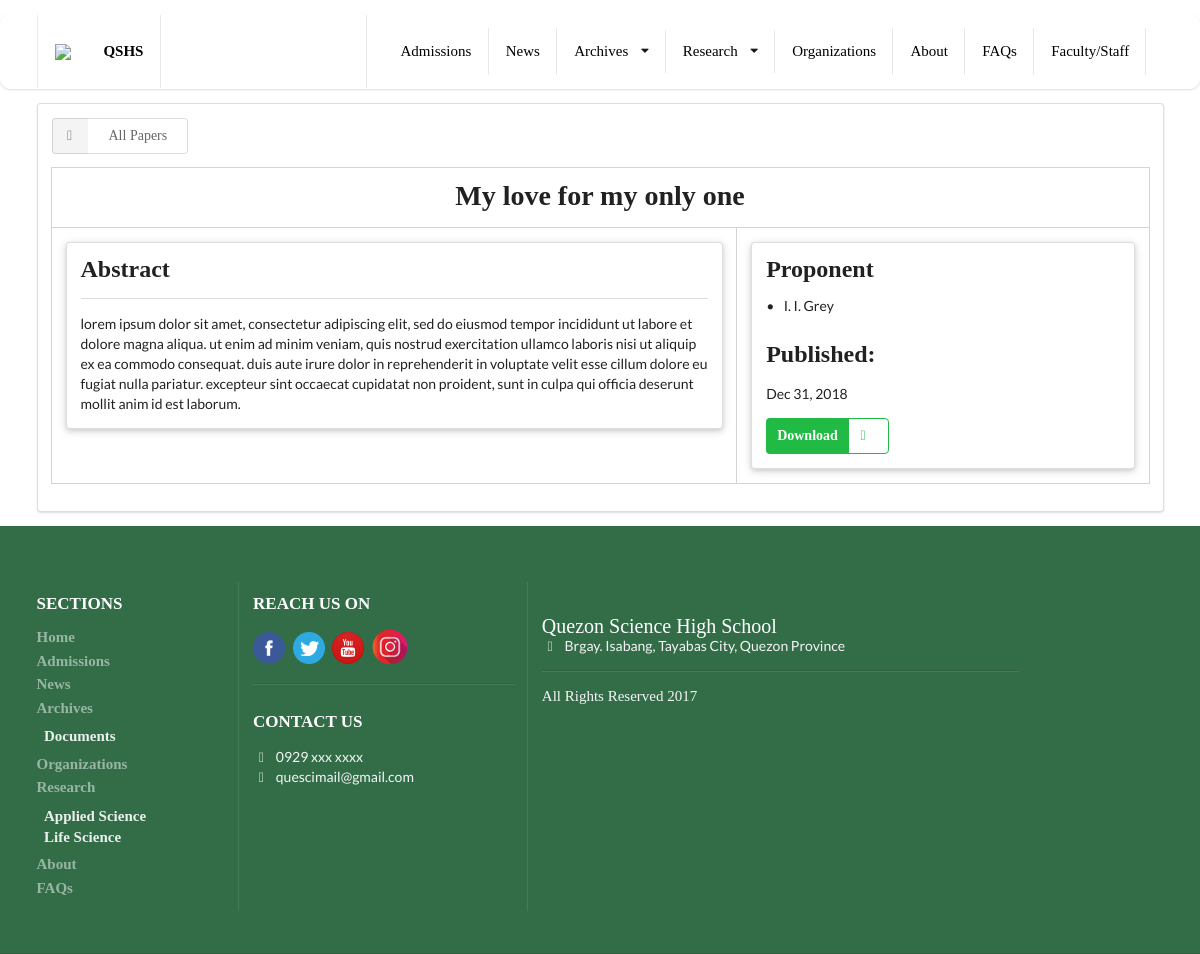
The page /life_science/details/2 on the database its author committed.
### staff/models.py (models this page shows, shortened)
class ResearchPaper(models.Model):
    CATEGORY_CHOICES = (
        ("Applied", "Applied Science"),
        ("Life", "Life Science")
    )
    Applied = "Applied"
    Life = "Life"
    title = models.TextField()
    abstract = models.TextField()
    published_date = models.DateTimeField(default=timezone.now)
    file = models.FileField(upload_to="research_papers/{}".format(str(title).lower()), validators=[FileExtensionValidator(['pdf'])],)
    category = models.CharField(choices=CATEGORY_CHOICES, max_length=50, default=None, blank=True, null=True)

class ResearchProponent(models.Model):
    research = models.ForeignKey(ResearchPaper, on_delete=models.CASCADE, related_name="proponents")
    first_name = models.CharField(max_length=100)
    middle_name = models.CharField(max_length=100)
    last_name = models.CharField(max_length=100)

### main/views.py (the view)
# urls.py: path('life_science/details/<int:pk>', views.LifeDetailView.as_view(),name="life_science_detail"),
class LifeDetailView(DetailView):
    template_name = 'main/lifeScience_detail.html'
    model = ResearchPaper
    context_object_name = "life_science_research"
    pk_url_kwarg = "pk"

### templates/main/lifeScience_detail.html (shortened to what this page needs)
{% extends 'base_2.html'%}
{% block main_content %}
  <div class="ui container segment">
    <a href="{% url 'main:life_science' %}" class="ui basic icon labeled button"><i class="ui angle double left icon"></i>All Papers</a>
    <div class="ui stackable celled grid">
      <div class="center aligned row">
        <div class="column">
          <h1 class="ui header">
            {{ object.title }}
          </h1>
        </div>
      </div>
      <div class="row">
        <div class="ten wide computer left floated sixteen wide tablet column">
          <div class="ui raised segment">
            <h2 class="ui header">Abstract</h2>
            <div class="ui divider"></div>
            {{ object.abstract }}
          </div>
        </div>
        <div class="six wide computer rigt floated sixteen wide tablet column">
          <div class="ui raised segment">
            <h2 class="ui header">Proponent{{ objects.proponents.all|pluralize}}</h2>
            <ul class="ui list">
              {% for proponent in object.proponents.all %}
              <li class="ui item">{{ proponent.first_name|slice:"1"}}. {{ proponent.middle_name|slice:"1" }}. {{proponent.last_name }}</li>
              {% endfor %}
            </ul>
            <h2 class="ui header">Published: </h2>
            <p class="ui description">{{ object.published_date|date:"M d, Y"}}</p>
            <div class="ui labeled button">
              <a href="{{ object.file.url }}" class="ui green icon button">Download</a>
              <div class="ui basic green label">
                <i class="ui download icon"></i>
              </div>
            </div>
          </div>
        </div>
      </div>
    </div>
  </div>
{% endblock %}

### static/css/index.css (style rules this page uses)
.ui.header { font-family: Code Bold; }
.ui.button { font-family: Code Bold; font-weight: bold; }

### rows shown on the page
ResearchPaper: title "My love for my only one", abstract "lorem ipsum dolor sit amet, consectetur adipiscing elit, sed do eiusmod tempor incididunt ut labore et dolore magna aliqua. ut enim ad minim veniam, quis nostrud exercitation ullamco laboris nisi ut aliquip ex ea commodo consequat. duis aute irure dolor in reprehenderit in voluptate velit esse cillum dolore eu fugiat nulla pariatur. excepteur sint occaecat cupidatat non proident, sunt in culpa qui officia deserunt mollit anim id est laborum.", published_date "Dec 31, 2018"
ResearchProponent: first_name "I", middle_name "I", last_name "Grey"
